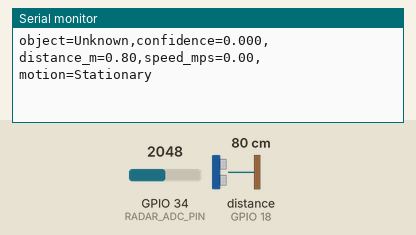
A sketch run on a simulated ESP32. Parts: the last lines printed to the serial monitor. Wiring (inferred from the names in the program): ultrasonic range finder: trigger GPIO 5; echo GPIO 18. The test bench sets the inputs (shaded band); at power-on: distance to the obstacle (sensor on GPIO 18) 80 cm, GPIO 34 (RADAR_ADC_PIN) = 2048 (analog values on the 0–4095 scale). The echo pulse lasts 58.3 µs per cm.

Above: at 1.2 s.
1.3 s: distance to the obstacle (sensor on GPIO 18) set to 2 cm
At 1.52 s:
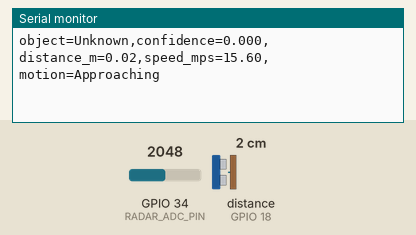
2.8 s: GPIO 34 (RADAR_ADC_PIN) set to 2866
At 3.02 s:
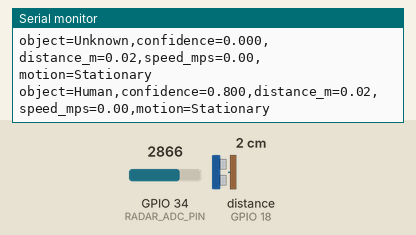
4.3 s: distance to the obstacle (sensor on GPIO 18) set to 4 cm
At 4.52 s:
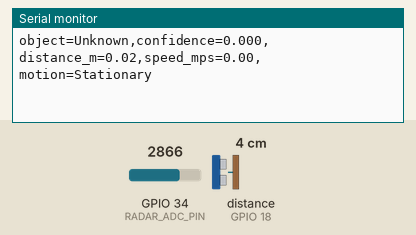
5.8 s: GPIO 34 (RADAR_ADC_PIN) set to 3603
At 6.02 s:
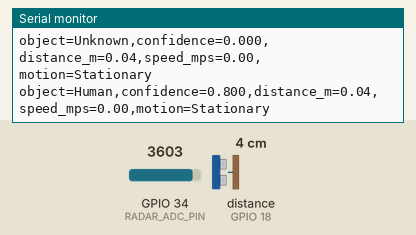
7.3 s: distance to the obstacle (sensor on GPIO 18) set to 9 cm
At 7.52 s:
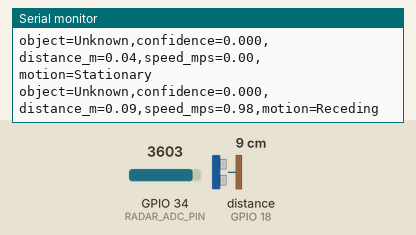
Timing chart, 0 to 9.8 s (numbered marks = the images above; inputs shaded):
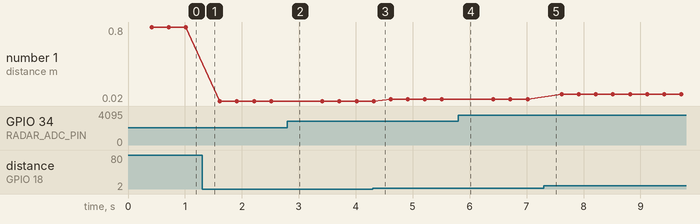

Measured:
- after the input at 1.3 s, the serial monitor: prints a new line at once (image 1)
- after the input at 2.8 s, the serial monitor: prints a new line at once (image 2)
- after the input at 5.8 s, the serial monitor: prints a new line at once (image 4)
- after the input at 7.3 s, the serial monitor: prints a new line at once (image 5)
- plotted number 1: 0.8 → 0.02 after the input at 1.3 s, 0.02 → 0.04 after the input at 4.3 s, 0.04 → 0.09 after the input at 7.3 s

The sketch:

ESP32_Main.ino
```cpp
#include "Config.h"
#include "FeatureExtraction.h"
#include "MLInference.h"
#include "RadarADC.h"
#include "Ultrasonic.h"

RadarADC radar;
Ultrasonic ultrasonic;
FeatureExtraction featureExtraction;
MLInference ml;

uint16_t radarFrame[Config::RADAR_BUFFER_SIZE];
float mlInput[Config::FEATURE_COUNT];

uint32_t lastInferenceMs = 0;
Prediction latestPrediction = {"Unknown", 0.0f};

void setup() {
  Serial.begin(Config::SERIAL_BAUD);

  radar.begin();
  ultrasonic.begin();
  ml.begin();
}

void loop() {

  radar.sample();
  ultrasonic.update();

  uint32_t now = millis();

  if (!ultrasonic.isObjectPresent()) {
    return;
  }

  if (radar.isFrameReady() &&
      now - lastInferenceMs >= Config::INFERENCE_UPDATE_MS) {

    radar.getFrame(radarFrame, Config::RADAR_BUFFER_SIZE);

    RadarFeatures features =
        featureExtraction.extract(
            radarFrame,
            Config::RADAR_BUFFER_SIZE,
            Config::RADAR_SAMPLE_RATE_HZ);

    featureExtraction.normalize(
        features,
        mlInput,
        Config::FEATURE_COUNT);

    latestPrediction =
        ml.predict(
            mlInput,
            Config::FEATURE_COUNT);

    lastInferenceMs = now;

    if (Config::DEBUG_SERIAL) {

      Serial.print("object=");
      Serial.print(latestPrediction.label);

      Serial.print(",confidence=");
      Serial.print(latestPrediction.confidence, 3);

      Serial.print(",distance_m=");
      Serial.print(ultrasonic.getDistanceM(), 2);

      Serial.print(",speed_mps=");
      Serial.print(ultrasonic.getSpeedMps(), 2);

      Serial.print(",motion=");
      Serial.println(
          motionDirectionText(
              ultrasonic.getMotionDirection()));
    }
  }
}
```

CircularBuffer.cpp
```cpp
#include "CircularBuffer.h"

void CircularBuffer::clear() {
  head_ = 0;
  count_ = 0;
}

void CircularBuffer::push(uint16_t sample) {
  data_[head_] = sample;
  head_ = (head_ + 1) % Config::RADAR_BUFFER_SIZE;
  if (count_ < Config::RADAR_BUFFER_SIZE) {
    count_++;
  }
}

bool CircularBuffer::isFull() const {
  return count_ == Config::RADAR_BUFFER_SIZE;
}

uint16_t CircularBuffer::size() const {
  return count_;
}

void CircularBuffer::copyLatest(uint16_t *destination, uint16_t length) const {
  if (length > count_) {
    length = count_;
  }

  const uint16_t start = (head_ + Config::RADAR_BUFFER_SIZE - length) % Config::RADAR_BUFFER_SIZE;
  for (uint16_t i = 0; i < length; i++) {
    destination[i] = data_[(start + i) % Config::RADAR_BUFFER_SIZE];
  }
}
```

CircularBuffer.h
```cpp
#pragma once

#include <Arduino.h>
#include "Config.h"

class CircularBuffer {
public:
  void clear();
  void push(uint16_t sample);
  bool isFull() const;
  uint16_t size() const;
  void copyLatest(uint16_t *destination, uint16_t length) const;

private:
  uint16_t data_[Config::RADAR_BUFFER_SIZE] = {0};
  uint16_t head_ = 0;
  uint16_t count_ = 0;
};
```

FeatureExtraction.cpp
```cpp
#include "FeatureExtraction.h"

#include <math.h>
#include "SignalProcessing.h"

RadarFeatures FeatureExtraction::extract(const uint16_t *frame, uint16_t length, float sampleRateHz) {
  RadarFeatures features{};
  if (length == 0) {
    return features;
  }

  static float centered[Config::RADAR_BUFFER_SIZE];
  float sum = 0.0f;
  features.minimum = 100000.0f;
  features.maximum = -100000.0f;

  for (uint16_t i = 0; i < length; i++) {
    const float voltage = adcToVoltage(frame[i]);
    centered[i] = voltage;
    sum += voltage;
    features.minimum = min(features.minimum, voltage);
    features.maximum = max(features.maximum, voltage);
  }

  features.mean = sum / static_cast<float>(length);
  float sqSum = 0.0f;
  float energy = 0.0f;
  for (uint16_t i = 0; i < length; i++) {
    centered[i] -= features.mean;
    sqSum += centered[i] * centered[i];
    energy += centered[i] * centered[i];
  }

  features.variance = sqSum / static_cast<float>(length);
  features.standardDeviation = sqrtf(features.variance);
  features.rms = sqrtf(energy / static_cast<float>(length));
  features.energy = energy;
  features.signalRange = features.maximum - features.minimum;
  features.zeroCrossingRate = ::zeroCrossingRate(centered, length);

  computeSpectrum(centered, length, sampleRateHz);
  const uint16_t bins = length / 2;
  float magnitudeSum = 1e-9f;
  float weightedFrequency = 0.0f;
  uint16_t peakIndex = 0;
  features.fftPeakMagnitude = 0.0f;

  for (uint16_t i = 1; i < bins; i++) {
    const float frequency = (static_cast<float>(i) * sampleRateHz) / static_cast<float>(length);
    const float magnitude = magnitudes_[i];
    magnitudeSum += magnitude;
    weightedFrequency += frequency * magnitude;
    if (frequency >= 10.0f && frequency <= 500.0f && magnitude > features.fftPeakMagnitude) {
      features.fftPeakMagnitude = magnitude;
      peakIndex = i;
    }
  }

  features.fftPeakHz = (static_cast<float>(peakIndex) * sampleRateHz) / static_cast<float>(length);
  features.spectralEntropy = ::spectralEntropy(magnitudes_, bins);
  features.peakWidth = static_cast<float>(peakWidthBins(magnitudes_, bins, features.fftPeakMagnitude));
  features.spectralCentroid = weightedFrequency / magnitudeSum;
  return features;
}

void FeatureExtraction::normalize(const RadarFeatures &features, float *output, uint16_t length) const {
  if (length < Config::FEATURE_COUNT) {
    return;
  }

  output[0] = features.mean;
  output[1] = features.variance;
  output[2] = features.rms;
  output[3] = features.energy;
  output[4] = features.fftPeakHz;
  output[5] = features.fftPeakMagnitude;
  output[6] = features.spectralEntropy;
  output[7] = features.peakWidth;
  output[8] = features.standardDeviation;
  output[9] = features.zeroCrossingRate;
  output[10] = features.maximum;
  output[11] = features.minimum;
  output[12] = features.signalRange;
  output[13] = features.spectralCentroid;
}

void FeatureExtraction::computeSpectrum(const float *samples, uint16_t length, float sampleRateHz) {
  (void)sampleRateHz;
  const uint16_t bins = length / 2;
  for (uint16_t k = 0; k < bins; k++) {
    float real = 0.0f;
    float imag = 0.0f;
    for (uint16_t n = 0; n < length; n++) {
      const float angle = -2.0f * PI * static_cast<float>(k) * static_cast<float>(n) / static_cast<float>(length);
      real += samples[n] * cosf(angle);
      imag += samples[n] * sinf(angle);
    }
    magnitudes_[k] = sqrtf(real * real + imag * imag);
  }
}
```

FeatureExtraction.h
```cpp
#pragma once

#include <Arduino.h>
#include "Config.h"

struct RadarFeatures {
  float mean;
  float variance;
  float rms;
  float energy;
  float fftPeakHz;
  float fftPeakMagnitude;
  float spectralEntropy;
  float peakWidth;
  float standardDeviation;
  float zeroCrossingRate;
  float maximum;
  float minimum;
  float signalRange;
  float spectralCentroid;
};

class FeatureExtraction {
public:
  RadarFeatures extract(const uint16_t *frame, uint16_t length, float sampleRateHz);
  void normalize(const RadarFeatures &features, float *output, uint16_t length) const;

private:
  void computeSpectrum(const float *samples, uint16_t length, float sampleRateHz);

  static constexpr uint16_t FFT_BINS = Config::RADAR_BUFFER_SIZE / 2;
  float magnitudes_[FFT_BINS] = {0.0f};
};
```

MLInference.cpp
```cpp
#include "MLInference.h"

bool MLInference::begin() {
  ready_ = false;
  return true;
}

Prediction MLInference::predict(const float *features, uint16_t length) {
  (void)length;

  Prediction prediction;
  prediction.label = "Unknown";
  prediction.confidence = 0.0f;

  // Replace this fallback with TensorFlow Lite Micro inference after exporting
  // Models/model.tflite to a C array. The fallback keeps the firmware usable
  // for hardware bring-up and verifies the full sensor/display workflow.
  if (!ready_) {
    const float peakHz = features[4];
    const float energy = features[3];
    if (energy > 0.01f && peakHz >= 10.0f) {
      prediction.label = peakHz < 80.0f ? "Human" : "Moving";
      prediction.confidence = min(0.80f, 0.45f + energy);
    }
    return prediction;
  }

  return prediction;
}
```

MLInference.h
```cpp
#pragma once

#include <Arduino.h>
#include "Config.h"

struct Prediction {
  String label;
  float confidence;
};

class MLInference {
public:
  bool begin();
  Prediction predict(const float *features, uint16_t length);

private:
  bool ready_ = false;
};
```

RadarADC.cpp
```cpp
#include "RadarADC.h"
#include "Config.h"

void RadarADC::begin() {
  analogReadResolution(12);
  analogSetPinAttenuation(Config::RADAR_ADC_PIN, ADC_11db);
  pinMode(Config::RADAR_ADC_PIN, INPUT);
  lastSampleUs_ = micros();
}

void RadarADC::sample() {
  const uint32_t now = micros();
  if (now - lastSampleUs_ < Config::RADAR_SAMPLE_PERIOD_US) {
    return;
  }
  lastSampleUs_ += Config::RADAR_SAMPLE_PERIOD_US;
  buffer_.push(static_cast<uint16_t>(analogRead(Config::RADAR_ADC_PIN)));
}

bool RadarADC::isFrameReady() const {
  return buffer_.isFull();
}

void RadarADC::getFrame(uint16_t *destination, uint16_t length) const {
  buffer_.copyLatest(destination, length);
}

void RadarADC::clear() {
  buffer_.clear();
}
```

RadarADC.h
```cpp
#pragma once

#include <Arduino.h>
#include "CircularBuffer.h"

class RadarADC {
public:
  void begin();
  void sample();
  bool isFrameReady() const;
  void getFrame(uint16_t *destination, uint16_t length) const;
  void clear();

private:
  CircularBuffer buffer_;
  uint32_t lastSampleUs_ = 0;
};
```

SignalProcessing.cpp
```cpp
#include "SignalProcessing.h"

#include <math.h>

float adcToVoltage(uint16_t adc) {
  return static_cast<float>(adc) * (3.3f / 4095.0f);
}

float zeroCrossingRate(const float *samples, uint16_t length) {
  if (length < 2) {
    return 0.0f;
  }

  uint16_t crossings = 0;
  for (uint16_t i = 1; i < length; i++) {
    if ((samples[i - 1] <= 0.0f && samples[i] > 0.0f) ||
        (samples[i - 1] >= 0.0f && samples[i] < 0.0f)) {
      crossings++;
    }
  }
  return static_cast<float>(crossings) / static_cast<float>(length - 1);
}

float spectralEntropy(const float *magnitudes, uint16_t length) {
  float total = 0.0f;
  for (uint16_t i = 0; i < length; i++) {
    total += magnitudes[i] + 1e-9f;
  }
  if (total <= 0.0f) {
    return 0.0f;
  }

  float entropy = 0.0f;
  for (uint16_t i = 0; i < length; i++) {
    const float p = (magnitudes[i] + 1e-9f) / total;
    entropy -= p * logf(p);
  }
  return entropy / logf(static_cast<float>(length));
}

uint16_t peakWidthBins(const float *magnitudes, uint16_t length, float peakMagnitude) {
  const float threshold = peakMagnitude * 0.5f;
  uint16_t width = 0;
  for (uint16_t i = 0; i < length; i++) {
    if (magnitudes[i] >= threshold) {
      width++;
    }
  }
  return width;
}
```

SignalProcessing.h
```cpp
#pragma once

#include <Arduino.h>

float adcToVoltage(uint16_t adc);
float zeroCrossingRate(const float *samples, uint16_t length);
float spectralEntropy(const float *magnitudes, uint16_t length);
uint16_t peakWidthBins(const float *magnitudes, uint16_t length, float peakMagnitude);
```

Ultrasonic.cpp
```cpp
#include "Ultrasonic.h"
#include "Config.h"
#include <math.h>

void Ultrasonic::begin() {
  pinMode(Config::ULTRASONIC_TRIG_PIN, OUTPUT);
  pinMode(Config::ULTRASONIC_ECHO_PIN, INPUT);
  digitalWrite(Config::ULTRASONIC_TRIG_PIN, LOW);
  lastUpdateMs_ = millis();
}

void Ultrasonic::update() {
  const uint32_t now = millis();
  if (now - lastUpdateMs_ < Config::ULTRASONIC_UPDATE_MS) {
    return;
  }

  digitalWrite(Config::ULTRASONIC_TRIG_PIN, LOW);
  delayMicroseconds(2);
  digitalWrite(Config::ULTRASONIC_TRIG_PIN, HIGH);
  delayMicroseconds(10);
  digitalWrite(Config::ULTRASONIC_TRIG_PIN, LOW);

  const uint32_t durationUs = pulseInLong(
      Config::ULTRASONIC_ECHO_PIN,
      HIGH,
      Config::ULTRASONIC_TIMEOUT_US);

  previousDistanceM_ = distanceM_;
  const float dt = max((now - lastUpdateMs_) / 1000.0f, 0.001f);
  lastUpdateMs_ = now;

  if (durationUs == 0) {
    present_ = false;
    speedMps_ = 0.0f;
    direction_ = MotionDirection::Unknown;
    return;
  }

  distanceM_ = (durationUs * 0.000343f) / 2.0f;
  present_ = distanceM_ >= Config::PRESENCE_MIN_DISTANCE_M &&
             distanceM_ <= Config::PRESENCE_DISTANCE_THRESHOLD_M;

  if (previousDistanceM_ <= 0.0f || !present_) {
    speedMps_ = 0.0f;
    direction_ = present_ ? MotionDirection::Stationary : MotionDirection::Unknown;
    return;
  }

  const float delta = distanceM_ - previousDistanceM_;
  speedMps_ = fabs(delta) / dt;
  if (fabs(delta) / dt < Config::SPEED_DEADBAND_MPS) {
    direction_ = MotionDirection::Stationary;
  } else if (delta < 0.0f) {
    direction_ = MotionDirection::Approaching;
  } else {
    direction_ = MotionDirection::Receding;
  }
}

float Ultrasonic::getDistanceM() const {
  return distanceM_;
}

float Ultrasonic::getSpeedMps() const {
  return speedMps_;
}

bool Ultrasonic::isObjectPresent() const {
  return present_;
}

MotionDirection Ultrasonic::getMotionDirection() const {
  return direction_;
}

const char *motionDirectionText(MotionDirection direction) {
  switch (direction) {
    case MotionDirection::Approaching:
      return "Approaching";
    case MotionDirection::Receding:
      return "Receding";
    case MotionDirection::Stationary:
      return "Stationary";
    default:
      return "Unknown";
  }
}
```

Ultrasonic.h
```cpp
#pragma once

#include <Arduino.h>

enum class MotionDirection {
  Unknown,
  Approaching,
  Receding,
  Stationary
};

class Ultrasonic {
public:
  void begin();
  void update();
  float getDistanceM() const;
  float getSpeedMps() const;
  bool isObjectPresent() const;
  MotionDirection getMotionDirection() const;

private:
  float distanceM_ = 0.0f;
  float previousDistanceM_ = 0.0f;
  float speedMps_ = 0.0f;
  bool present_ = false;
  MotionDirection direction_ = MotionDirection::Unknown;
  uint32_t lastUpdateMs_ = 0;
};

const char *motionDirectionText(MotionDirection direction);
```

Config.h
```cpp
#pragma once

#include <Arduino.h>

namespace Config {
constexpr uint8_t RADAR_ADC_PIN = 34;
constexpr uint8_t ULTRASONIC_TRIG_PIN = 5;
constexpr uint8_t ULTRASONIC_ECHO_PIN = 18;
constexpr uint8_t OLED_SDA_PIN = 21;
constexpr uint8_t OLED_SCL_PIN = 22;

constexpr uint32_t SERIAL_BAUD = 115200;
constexpr uint16_t RADAR_BUFFER_SIZE = 512;
constexpr uint16_t FEATURE_COUNT = 14;
constexpr float RADAR_SAMPLE_RATE_HZ = 2000.0f;
constexpr uint32_t RADAR_SAMPLE_PERIOD_US = 500;

constexpr uint32_t ULTRASONIC_UPDATE_MS = 50;
constexpr uint32_t OLED_UPDATE_MS = 250;
constexpr uint32_t INFERENCE_UPDATE_MS = 300;
constexpr uint32_t ULTRASONIC_TIMEOUT_US = 25000;

constexpr float PRESENCE_DISTANCE_THRESHOLD_M = 3.50f;
constexpr float PRESENCE_MIN_DISTANCE_M = 0.02f;
constexpr float SPEED_DEADBAND_MPS = 0.05f;
constexpr float DETECTION_CONFIDENCE_THRESHOLD = 0.55f;

constexpr int OLED_WIDTH = 128;
constexpr int OLED_HEIGHT = 64;
constexpr int OLED_RESET_PIN = -1;

constexpr bool DEBUG_SERIAL = true;
}
```
